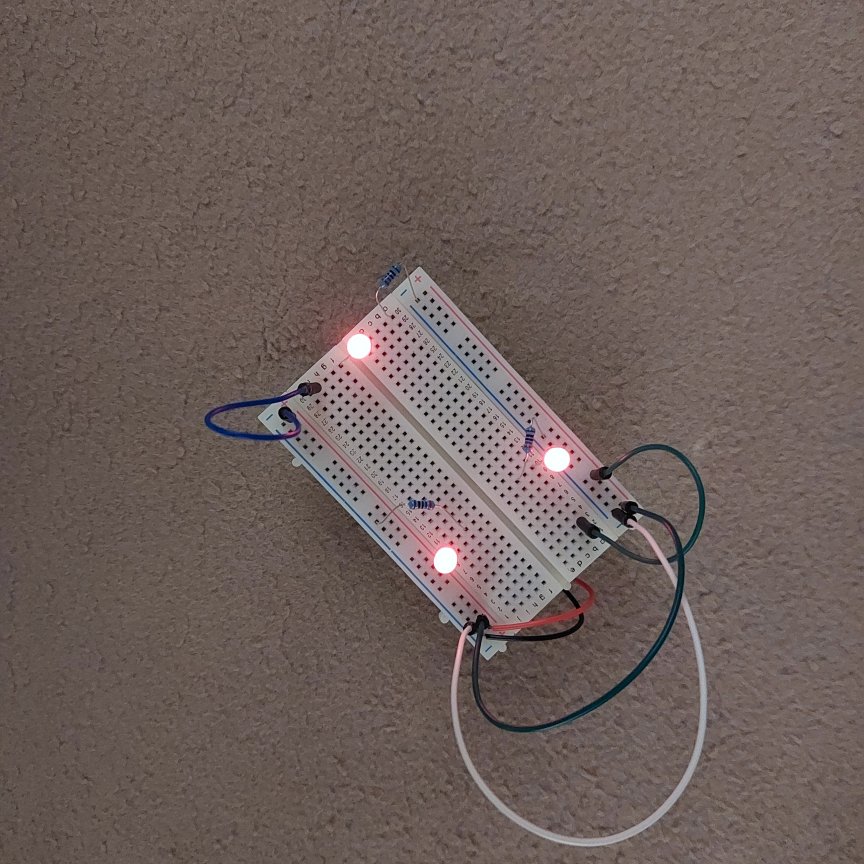
#> input picture pictures/Rownoramienny/lewo.jpg, 3456 x 3456 px, found by its file name (shown at 1/4 size)
$ python orientation_detection.py
#> lines starting #> are read from the running program, lines starting #| are printed output that depends on the picture; after the words box and inside, x2 and y2 are one past the last pixel; in counts of white or black regions, pixels touching at a corner belong together
#> further down, Pic1 is the input picture: shape (3456, 3456, 3); mean B, G, R 90.6, 94.9, 109.1
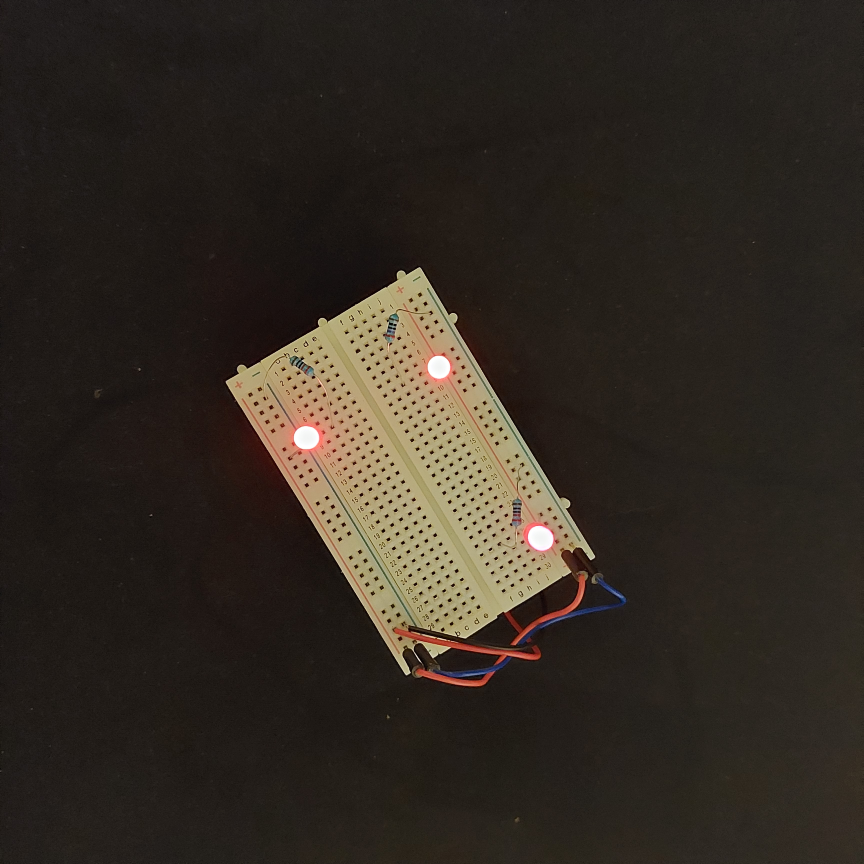
#> input picture pictures/3LEDs_2.jpg, 3456 x 3456 px, found by its file name (shown at 1/4 size)
#> further down, Pic2 is the input picture: shape (3456, 3456, 3); mean B, G, R 34.5, 42.5, 49.7
import cv2
from imutils import contours
from skimage import measure
import imutils
import numpy as np
import math
from PIL import Image
from collections import OrderedDict


def length(s1, s2):
    length = math.sqrt((s1[0]-s2[0])**2 + (s1[1]-s2[1])**2)

    return length


# TODO add class 'side' and method get shortest side


def GetShortestSide(apexes):
    apex1 = apexes[0]
    apex2 = apexes[1]
    apex3 = apexes[2]

    length1 = length(apex1, apex2)
    length2 = length(apex2, apex3)
    length3 = length(apex3, apex1)

    # SORT THIS SHIT OUT

    side1 = apex1[0], apex1[1], apex2[0], apex2[1], int(length1)
    side2 = apex2[0], apex2[1], apex3[0], apex3[1], int(length2)
    side3 = apex3[0], apex3[1], apex1[0], apex1[1], int(length3)


def LedDetector(image):
    # resize
    resized_image = cv2.resize(image, [500, 500])
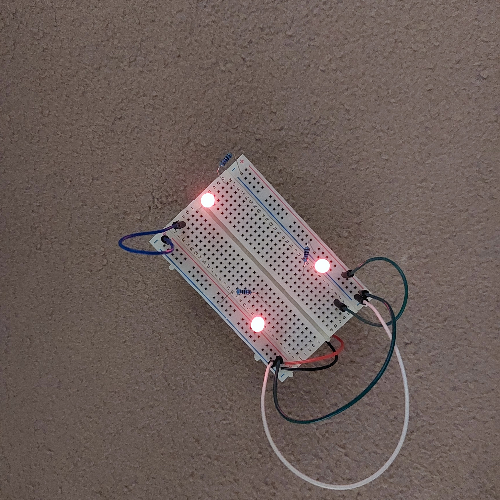
#> resized_image: shape (500, 500, 3); mean B, G, R 90.5, 94.8, 108.9

    # convert to grayscale and apply blur
    blurred = cv2.GaussianBlur(resized_image, (11, 11), 0)
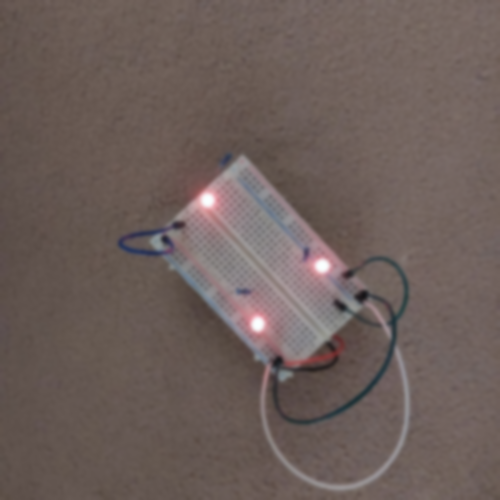
#> blurred: shape (500, 500, 3); mean B, G, R 90.5, 94.8, 108.9
    gray = cv2.cvtColor(blurred, cv2.COLOR_BGR2GRAY)

    # separate bright spots
    # pixel's value >= 225 set to 255 (white), the rest set to 0 (black)
    thresh = cv2.threshold(gray, 224, 255, cv2.THRESH_BINARY)[1]
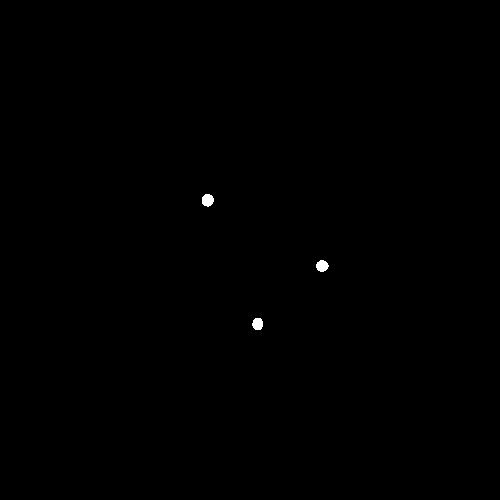
#> thresh: shape (500, 500); 0.14% white; 3 white regions, box (x1, y1, x2, y2) and area: (202, 194, 214, 207) 122, (316, 260, 329, 272) 115, (252, 318, 263, 330) 109

    # perform a connected component analysis on the thresholded image
    labels = measure.label(thresh, connectivity=2, background=0)
#> labels: shape (500, 500) int64; 4 distinct labels, from 0 to 3

    # initialize a mask to store only large enough (unique) components
    mask = np.zeros(thresh.shape, dtype="uint8")

    # loop over the unique components to separate actual light sources from reflections
    for label in np.unique(labels):
        # if this is the background label, ignore it
        if label == 0:
            continue

        # otherwise, construct the label mask and count the number of pixels in the mask
        labelMask = np.zeros(thresh.shape, dtype="uint8")
        labelMask[labels == label] = 255
        numPixels = cv2.countNonZero(labelMask)

        # if the number of pixels in the component is sufficiently
        # large, then add it to our mask of "large blobs"
        if 50 < numPixels:
            mask = cv2.add(mask, labelMask)
#> this loop made 4 passes
#> numPixels on passes 2 to 4: 122, 115, 109
#> labelMask: shape (500, 500); 0.04% white; 1 white region

    # find the contours in the mask, then sort them from left to right
    cnts = cv2.findContours(mask.copy(), cv2.RETR_EXTERNAL, cv2.CHAIN_APPROX_SIMPLE)
#> cnts = 3 contours; box (x1, y1, x2, y2) and area: (202, 194, 214, 207) 104, (316, 260, 329, 272) 98, (252, 318, 263, 330) 92
    cnts = imutils.grab_contours(cnts)
    cnts = contours.sort_contours(cnts)[0]

    # new image to draw circles
    finalImage = resized_image.copy()

    apexes = []

    # loop over the contours
    for (i, c) in enumerate(cnts):
        # draw the bright spot on the image
        (x, y, w, h) = cv2.boundingRect(c)

        # compute the minimum enclosing circle for each contour
        ((cX, cY), radius) = cv2.minEnclosingCircle(c)

        apexes.append([x, y])

        # draw a circle around desired spots
        cv2.circle(finalImage, (int(cX), int(cY)), int(radius), (0, 0, 255), 2)

        # count each spot
        cv2.putText(finalImage, "#{}".format(i + 1), (x, y - 15), cv2.FONT_HERSHEY_SIMPLEX, 0.45, (0, 0, 255), 2)
#> this loop made 3 passes
#> (x, y, w, h, cX, cY, radius) on passes 1 to 3: (202, 194, 12, 13, 207.1, 199.8, 6.22), (252, 318, 11, 12, 257.5, 323.5, 6.04), (316, 260, 13, 12, 321.9, 265.5, 6.1)
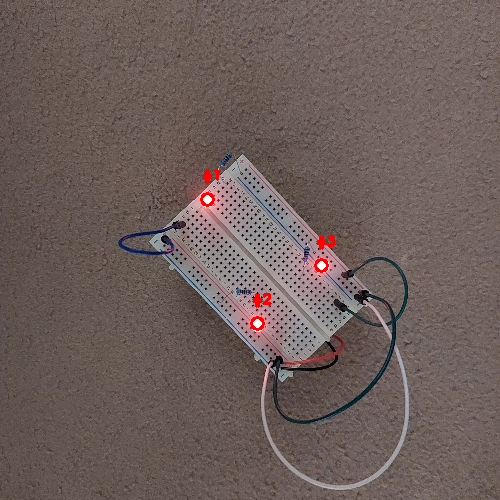
#> finalImage: shape (500, 500, 3); 0.32% of pixels changed, all inside (x1, y1, x2, y2) = (200, 169, 336, 331)
#> after the loop, apexes = [[202, 194], [252, 318], [316, 260]]

    GetShortestSide(apexes)
#> in GetShortestSide, `apex1 = apexes[0]`: apex1 = [202, 194]
#> in GetShortestSide, `apex2 = apexes[1]`: apex2 = [252, 318]
#> in GetShortestSide, `apex3 = apexes[2]`: apex3 = [316, 260]
#> in length, `length = math.sqrt((s1[0]-s2[0])**2 + (s1[1]-s2[1])**2)`: length = 133.7
#> in GetShortestSide, `length2 = length(apex2, apex3)`: length2 = 86.37
#> in GetShortestSide, `length3 = length(apex3, apex1)`: length3 = 131.7
#> in GetShortestSide, `side1 = apex1[0], apex1[1], apex2[0], apex2[1], int(length1)`: side1 = (202, 194, 252, 318, 133)
#> in GetShortestSide, `side2 = apex2[0], apex2[1], apex3[0], apex3[1], int(length2)`: side2 = (252, 318, 316, 260, 86)
#> in GetShortestSide, `side3 = apex3[0], apex3[1], apex1[0], apex1[1], int(length3)`: side3 = (316, 260, 202, 194, 131)

    # [5 lines of commented-out code are left out]
    cv2.imshow("threshold", thresh)
    cv2.imshow("LEDs detected", finalImage)

    cv2.waitKey(0)


Pic1 = cv2.imread(r"C:\Users\konra\PycharmProjects\IP\pictures\Rownoramienny\lewo.jpg")
Pic2 = cv2.imread(r"C:\Users\konra\PycharmProjects\IP\pictures\3LEDs_2.jpg")

LedDetector(Pic1)
